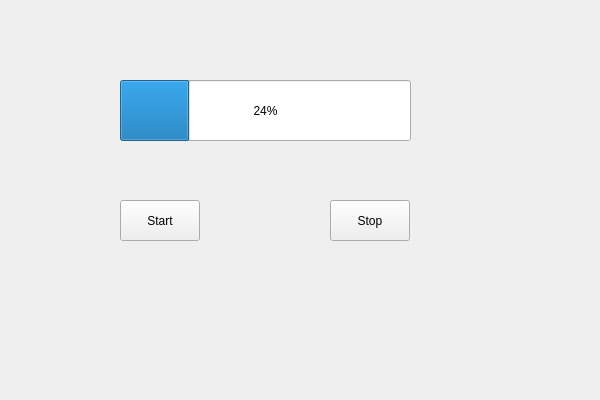
<?xml version="1.0" encoding="UTF-8"?>
<ui version="4.0">
 <class>TestClass</class>
 <widget class="QWidget" name="TestClass">
  <property name="geometry">
   <rect>
    <x>0</x>
    <y>0</y>
    <width>600</width>
    <height>400</height>
   </rect>
  </property>
  <property name="windowTitle">
   <string>Test</string>
  </property>
  <widget class="QProgressBar" name="progressBar">
   <property name="geometry">
    <rect>
     <x>120</x>
     <y>80</y>
     <width>291</width>
     <height>61</height>
    </rect>
   </property>
   <property name="value">
    <number>24</number>
   </property>
  </widget>
  <widget class="QPushButton" name="btn_start">
   <property name="geometry">
    <rect>
     <x>120</x>
     <y>200</y>
     <width>80</width>
     <height>41</height>
    </rect>
   </property>
   <property name="text">
    <string>Start</string>
   </property>
  </widget>
  <widget class="QPushButton" name="btn_stop">
   <property name="geometry">
    <rect>
     <x>330</x>
     <y>200</y>
     <width>80</width>
     <height>41</height>
    </rect>
   </property>
   <property name="text">
    <string>Stop</string>
   </property>
  </widget>
 </widget>
 <layoutdefault spacing="6" margin="11"/>
 <resources>
  <include location="test.qrc"/>
 </resources>
 <connections/>
</ui>
